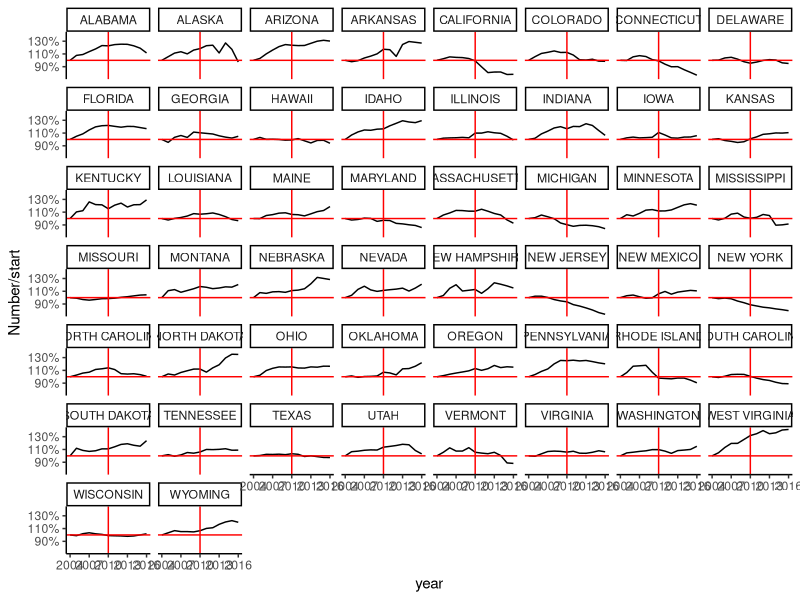
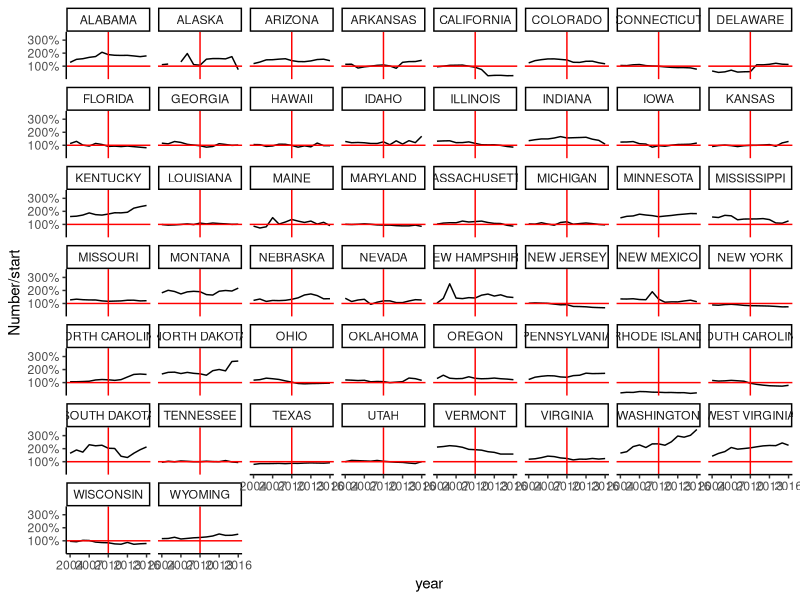
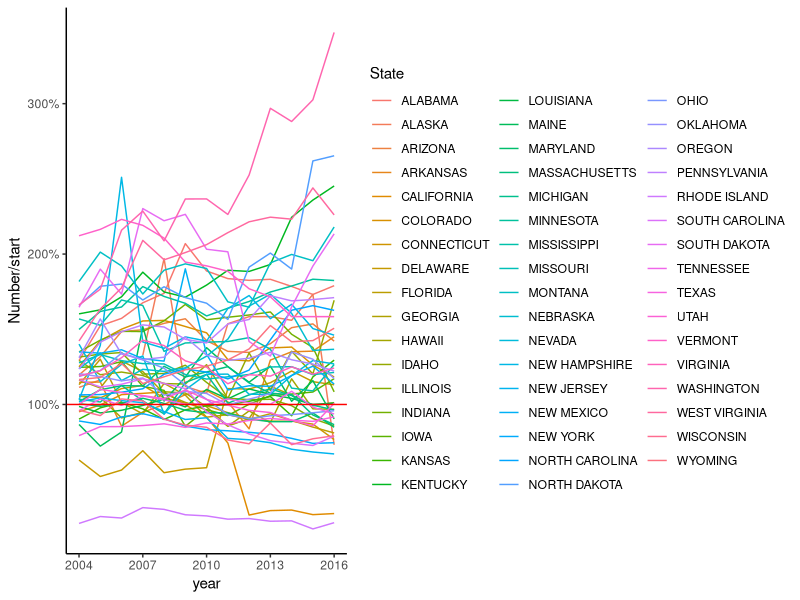
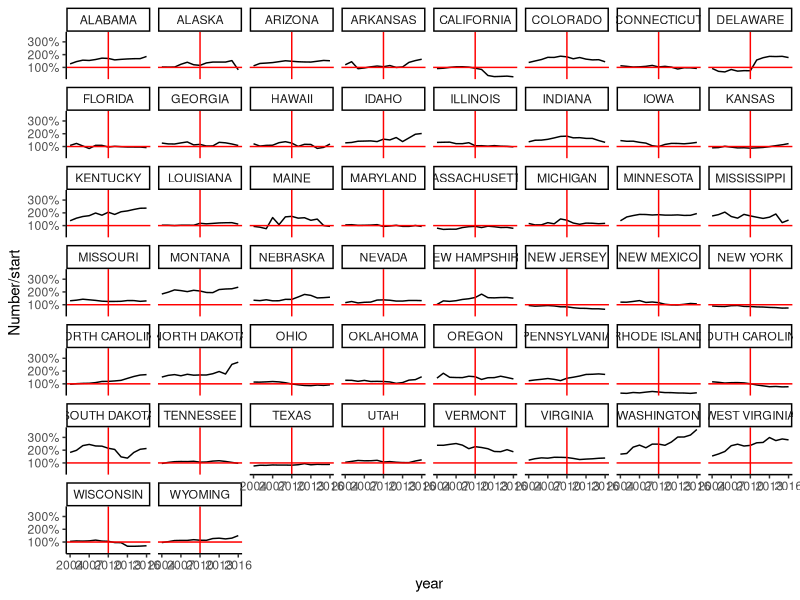
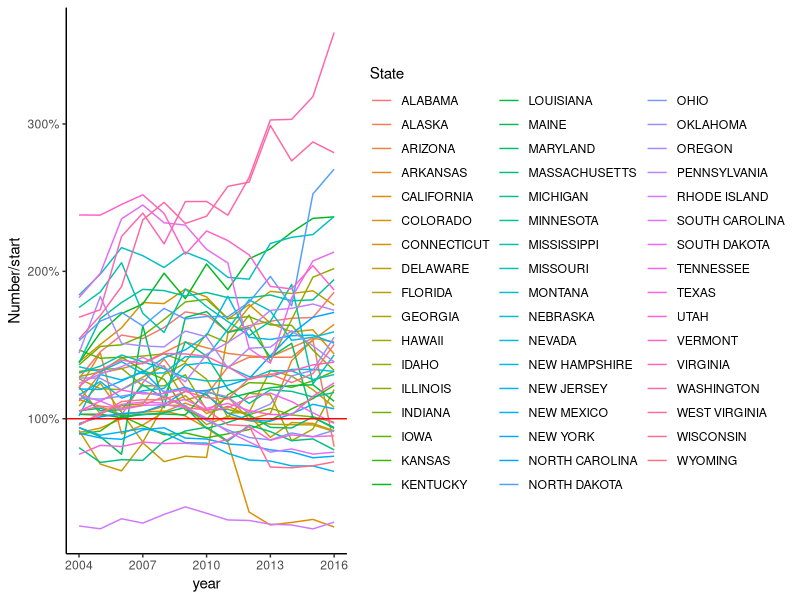
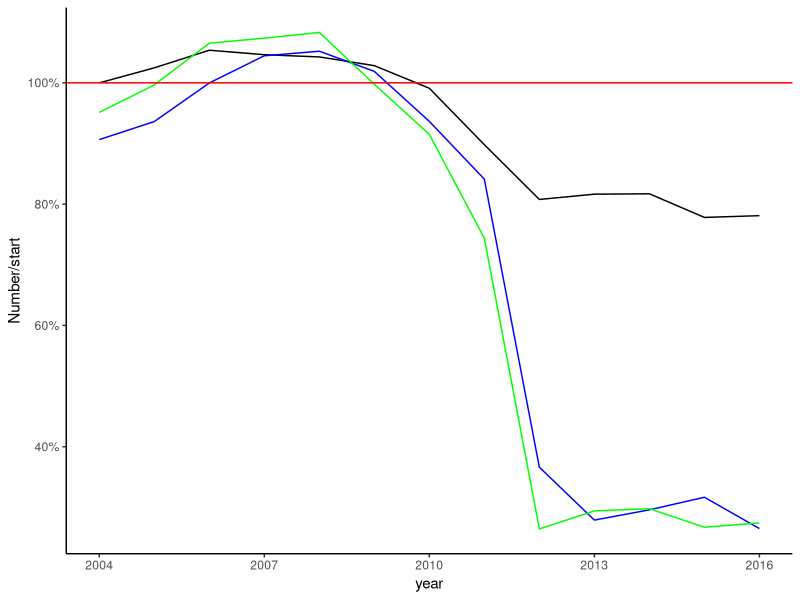

Source code (R) for these figures, in order:
## ---- chunk 1
library(dplyr)
library(ggplot2)
library(tidyr)
## ---- chunk 2
allState <- read.csv("allState.csv")
allState <- allState %>% mutate(start = X2004)
Statelong <- allState %>% 
  pivot_longer(
    cols = `X1978`:`X2019`, 
    names_to = "year",
    values_to = "Number"
)
Statelong <- Statelong %>% mutate(year = as.numeric(sub("X","", year)))
StatelongShort <- Statelong %>% filter(year > 2003, year < 2017)
StatelongShort <- StatelongShort %>% mutate(Percent = Number/start)
## ---- chunk 3
timeSeries <- read.csv("popTimeSeries.csv")
## ---- chunk 4
timeSeries <- timeSeries %>% mutate(start = X2004)
## ---- chunk 5
long <- timeSeries %>% 
  pivot_longer(
    cols = `X1978`:`X2019`, 
    names_to = "year",
    values_to = "Number"
)
## ---- chunk 6
long <- long %>% mutate(year = as.numeric(sub("X","", year)))
## ---- chunk 7
longShort <- long %>% filter(year > 2003, year < 2017)
## ---- chunk 8
#1.0537717 furthest california ever got before 2011
longShort <- longShort %>% mutate(Percent = Number/start)
longShort <- longShort %>% mutate(AbsPercent = abs(Percent - 1))
## ---- chunk 9
Controls <- longShort %>% filter(year < 2011)
Controls <- Controls  %>% filter(AbsPercent > 0.053)
## ---- chunk 10
# Plot 1: 
ggplot(data = longShort, aes(y= Number/start, x = year)) + geom_line() + 
  facet_wrap(~State) + 
  geom_hline(yintercept=1, color="Red") + geom_vline(xintercept=2010, color="Red") + scale_y_continuous(labels = scales::percent)+
  theme_classic()
## ---- chunk 11
Admissions <- read.csv("Admissions.csv")
## ---- chunk 12
Admissions <- Admissions %>% mutate(start = X2000)
## ---- chunk 13
Admissions[Admissions=="*"] <- NA
Admissions <- Admissions %>% mutate(X1994 = as.numeric(X1994), X2006 = as.numeric(X2006))
## ---- chunk 14
longAdmissions <- Admissions %>% 
  pivot_longer(
    cols = `X1978`:`X2019`, 
    names_to = "year",
    values_to = "Number"
)
## ---- chunk 15
longAdmissions <- longAdmissions %>% mutate(year = as.numeric(sub("X","", year)))
## ---- chunk 16
longShortAdmissions <- longAdmissions %>% filter(year > 2003, year < 2017)
## ---- chunk 17
# Plot 1: 
ggplot(data = longShortAdmissions, aes(y= Number/start, x = year)) + geom_line() + 
  facet_wrap(~State) + 
  geom_hline(yintercept=1, color="Red") + geom_vline(xintercept=2010, color="Red") + scale_y_continuous(labels = scales::percent)+
  theme_classic()
## ---- chunk 18
# Plot 2: 
ggplot(data = longShortAdmissions, aes(y= Number/start, x = year, color=State)) + geom_line() + 
  geom_hline(yintercept=1, color="Red") + scale_y_continuous(labels = scales::percent)+ 
  theme_classic()
## ---- chunk 19
Releases <- read.csv("releases.csv")
## ---- chunk 20
Releases <- Releases %>% mutate(start = X2000)
## ---- chunk 21
Releases[Releases=="*"] <- NA
Releases <- Releases %>% mutate(X1994 = as.numeric(X1994))
## ---- chunk 22
longReleases <- Releases %>% 
  pivot_longer(
    cols = `X1978`:`X2019`, 
    names_to = "year",
    values_to = "Number"
)
## ---- chunk 23
longReleases <- longReleases %>% mutate(year = as.numeric(sub("X","", year)))
## ---- chunk 24
longShortReleases <- longReleases %>% filter(year > 2003, year < 2017)
## ---- chunk 25
# Plot 1: 
ggplot(data = longShortReleases, aes(y= Number/start, x = year)) + geom_line() + 
  facet_wrap(~State) + 
  geom_hline(yintercept=1, color="Red") + geom_vline(xintercept=2010, color="Red") + scale_y_continuous(labels = scales::percent)+
  theme_classic()
## ---- chunk 26
# Plot 2: 
ggplot(data = longShortReleases, aes(y= Number/start, x = year, color=State)) + geom_line() + 
  geom_hline(yintercept=1, color="Red") + scale_y_continuous(labels = scales::percent)+ 
  theme_classic()
## ---- chunk 27
CaliPop <- longShort %>% filter(State=="CALIFORNIA")
CaliRel <- longShortReleases %>% filter(State=="CALIFORNIA")
CaliAdm <- longShortAdmissions %>% filter(State=="CALIFORNIA")
ggplot() + geom_line(data = CaliPop, aes(y= Number/start, x = year)) + geom_line(data = CaliRel, aes(y= Number/start, x = year), color="Blue") + geom_line(data = CaliAdm, aes(y= Number/start, x = year), color="Green") +
  geom_hline(yintercept=1, color="Red") + scale_y_continuous(labels = scales::percent)+ 
  theme_classic()
